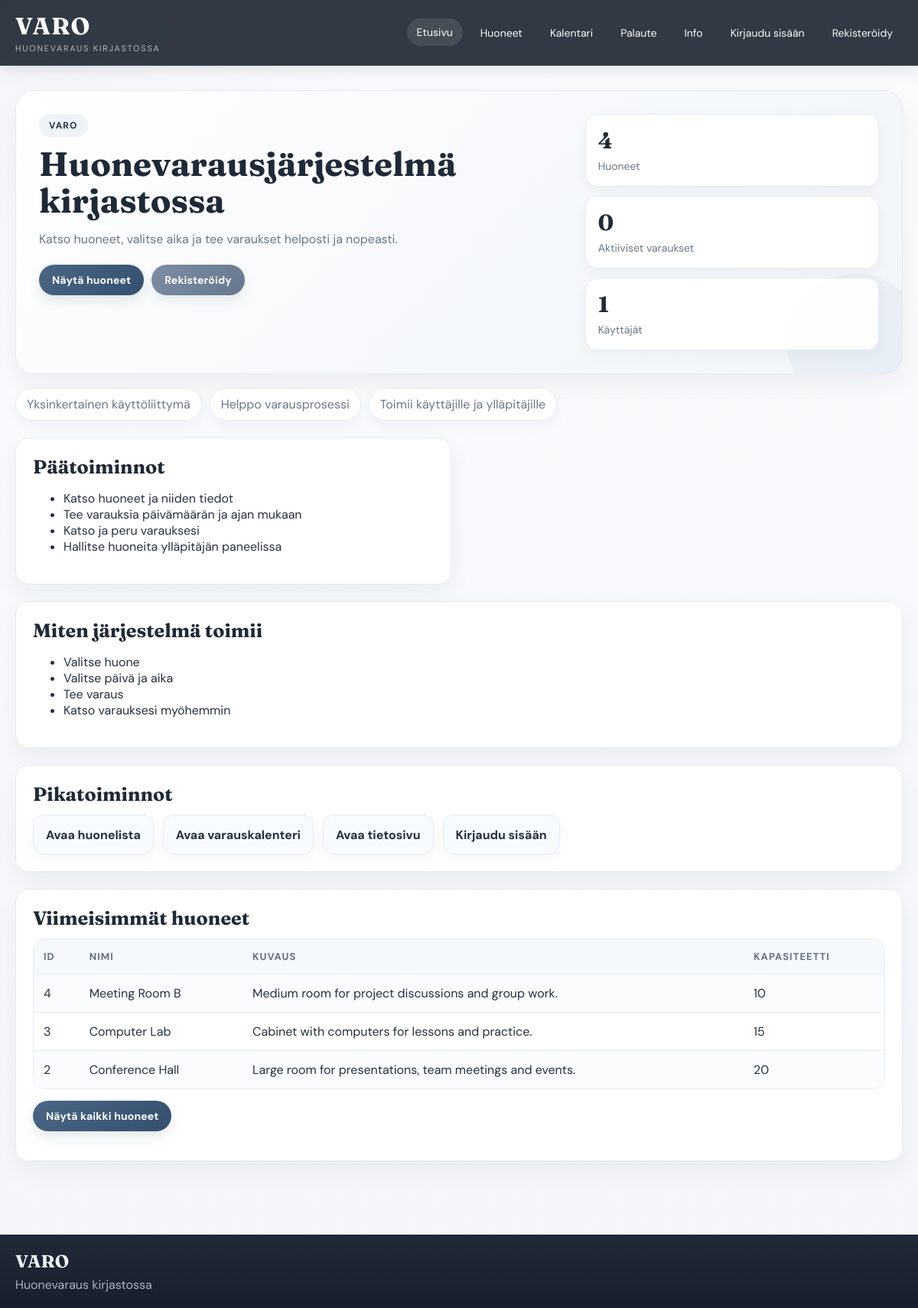
Before: / with the older database file.
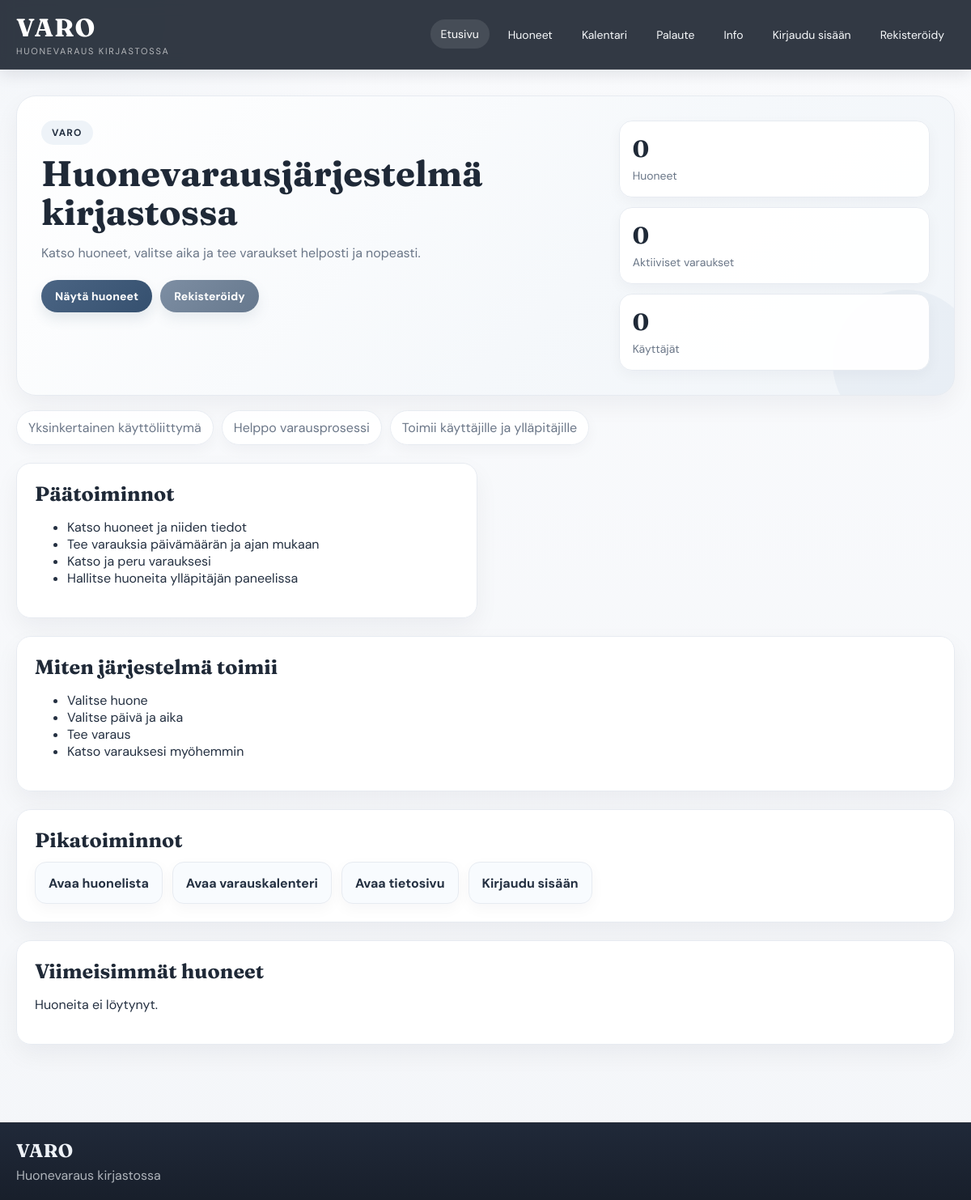
After: the same page with the newer database file.
### tables this page shows
CREATE TABLE rooms (
    id INT AUTO_INCREMENT PRIMARY KEY,
    name VARCHAR(100) NOT NULL,
    description TEXT NOT NULL,
    capacity INT NOT NULL,
    image_url VARCHAR(255) DEFAULT NULL
);

### config.php (called while the page is built, shortened)
<?php
function e($text)
{
    return htmlspecialchars((string)$text, ENT_QUOTES, 'UTF-8');
}
function is_logged_in()
{
    return isset($_SESSION['user']);
}

### index.php (the view, shortened to what this page needs)
<?php
require_once 'config.php';
$sql = "SELECT * FROM rooms ORDER BY id DESC LIMIT 3";
$stmt = $conn->prepare($sql);
$stmt->execute();
$rooms = $stmt->fetchAll();
$sql = "SELECT COUNT(*) FROM rooms";
$stmt = $conn->prepare($sql);
$stmt->execute();
$room_count = (int)$stmt->fetchColumn();
$sql = "SELECT COUNT(*) FROM bookings WHERE status = 'active'";
$stmt = $conn->prepare($sql);
$stmt->execute();
$active_booking_count = (int)$stmt->fetchColumn();
$sql = "SELECT COUNT(*) FROM users";
$stmt = $conn->prepare($sql);
$stmt->execute();
$user_count = (int)$stmt->fetchColumn();
include 'header.php';
?>
<div class="hero-block">
    <div class="hero-text">
        <span class="hero-badge">VARO</span>
        <h1>Huonevarausjärjestelmä kirjastossa</h1>
        <p>Katso huoneet, valitse aika ja tee varaukset helposti ja nopeasti.</p>
        <div class="actions">
            <a href="rooms.php" class="btn">Näytä huoneet</a>
            <?php if (!is_logged_in()): ?>
                <a href="register.php" class="btn btn-secondary">Rekisteröidy</a>
            <?php else: ?>
                <a href="my_bookings.php" class="btn btn-secondary">Omat varaukset</a>
            <?php endif; ?>
        </div>
    </div>
    <div class="hero-side">
        <div class="mini-card">
            <strong><?php echo e($room_count); ?></strong>
            <span>Huoneet</span>
        </div>
        <div class="mini-card">
            <strong><?php echo e($active_booking_count); ?></strong>
            <span>Aktiiviset varaukset</span>
        </div>
        <div class="mini-card">
            <strong><?php echo e($user_count); ?></strong>
            <span>Käyttäjät</span>
        </div>
    </div>
</div>
<div class="hero-note fade-card">
    <span>Yksinkertainen käyttöliittymä</span>
    <span>Helppo varausprosessi</span>
    <span>Toimii käyttäjille ja ylläpitäjille</span>
</div>
<div class="grid-two">
    <div class="card modern-card">
        <h2>Päätoiminnot</h2>
        <ul class="feature-list">
            <li>Katso huoneet ja niiden tiedot</li>
            <li>Tee varauksia päivämäärän ja ajan mukaan</li>
            <li>Katso ja peru varauksesi</li>
            <li>Hallitse huoneita ylläpitäjän paneelissa</li>
        </ul>
    </div>
</div>
<div class="card fade-card delay-2">
    <h2>Miten järjestelmä toimii</h2>
    <ul>
        <li>Valitse huone</li>
        <li>Valitse päivä ja aika</li>
        <li>Tee varaus</li>
        <li>Katso varauksesi myöhemmin</li>
    </ul>
</div>
<div class="card fade-card delay-3">
    <h2>Pikatoiminnot</h2>
    <div class="quick-links">
        <a href="rooms.php" class="quick-link">Avaa huonelista</a>
        <a href="booking_calendar.php" class="quick-link">Avaa varauskalenteri</a>
        <a href="about.php" class="quick-link">Avaa tietosivu</a>
        <?php if (is_logged_in()): ?>
            <a href="my_bookings.php" class="quick-link">Omat varaukset</a>
            <a href="change_password.php" class="quick-link">Vaihda salasana</a>
        <?php else: ?>
            <a href="login.php" class="quick-link">Kirjaudu sisään</a>
        <?php endif; ?>
    </div>
</div>
<div class="card fade-card delay-3">
    <h2>Viimeisimmät huoneet</h2>
    <?php if ($rooms): ?>
        <table>
            <tr>
                <th>ID</th>
                <th>Nimi</th>
                <th>Kuvaus</th>
                <th>Kapasiteetti</th>
            </tr>
            <?php foreach ($rooms as $row): ?>
                <tr>
                    <td><?php echo e($row['id']); ?></td>
                    <td><?php echo e($row['name']); ?></td>
                    <td><?php echo e($row['description']); ?></td>
                    <td><?php echo e($row['capacity']); ?></td>
                </tr>
            <?php endforeach; ?>
        </table>
        <p style="margin-top: 15px;">
            <a href="rooms.php" class="btn">Näytä kaikki huoneet</a>
        </p>
    <?php else: ?>
        <p>Huoneita ei löytynyt.</p>
    <?php endif; ?>
</div>
<?php include 'footer.php'; ?>

Changed rows visible on the page:
removed rooms: id "4", name "Meeting Room B", description "Medium room for project discussions and group work.", capacity "10"
removed rooms: id "3", name "Computer Lab", description "Cabinet with computers for lessons and practice.", capacity "15"
removed rooms: id "2", name "Conference Hall", description "Large room for presentations, team meetings and events.", capacity "20"
Other visible differences:
$room_count: "4" → "0"
$user_count: "1" → "0"
text no longer shown: "ID NIMI KUVAUS KAPASITEETTI Näytä kaikki huoneet"
text now shown: "Huoneita ei löytynyt."
